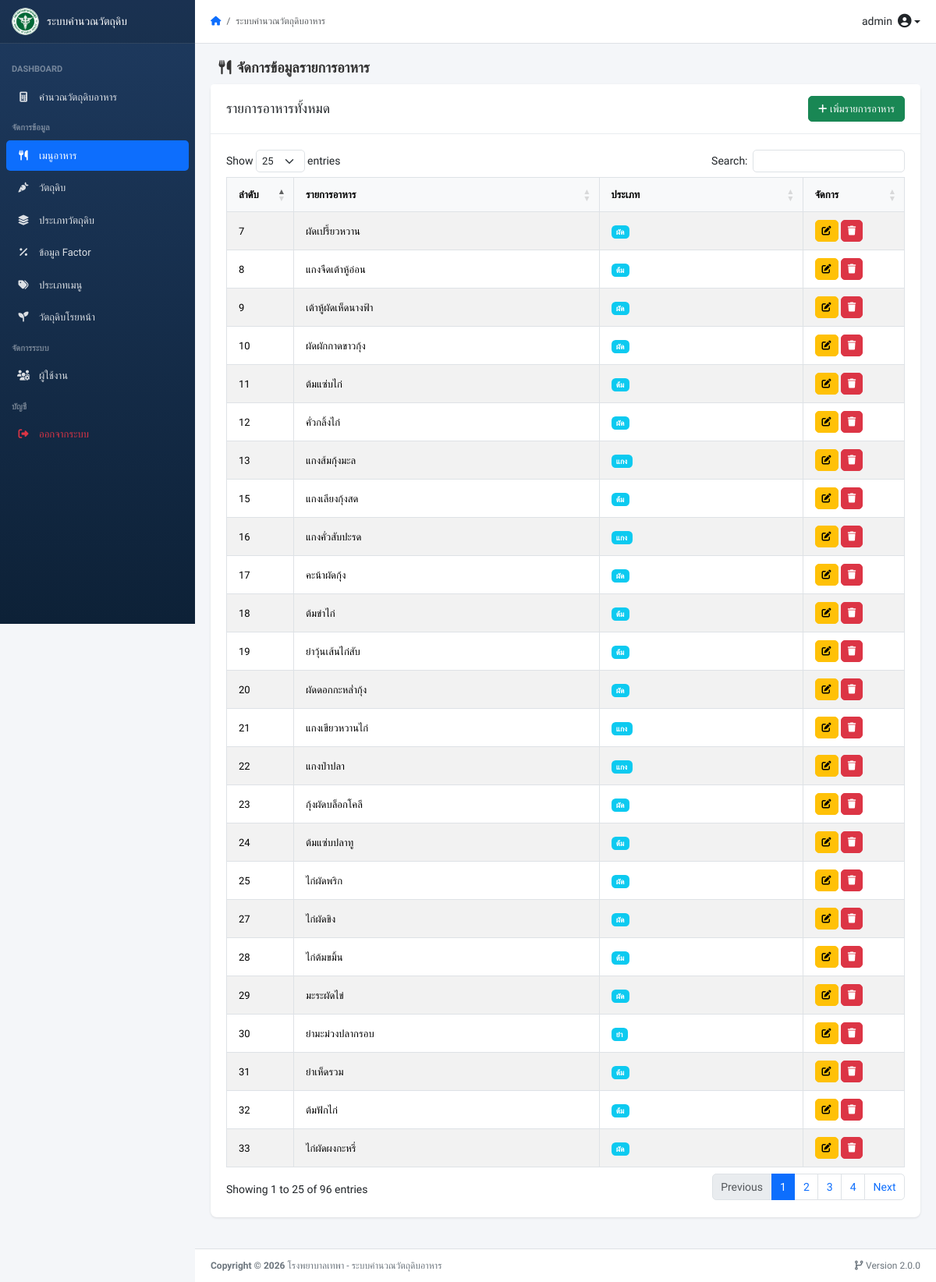
The page /menu.php (signed in) on the database its author committed.
### tables this page shows
CREATE TABLE `menu`  (
  `menu_id` int NOT NULL AUTO_INCREMENT,
  `menu_name` varchar(255) NOT NULL,
  `menu_type_id` int NOT NULL,
  PRIMARY KEY (`menu_id`, `menu_type_id`) USING BTREE
);

CREATE TABLE `menu_type`  (
  `menu_type_id` int NOT NULL AUTO_INCREMENT,
  `menu_type_name` varchar(255) NOT NULL,
  PRIMARY KEY (`menu_type_id`) USING BTREE
);

### _db/connect.php (called while the page is built, shortened)
<?php
function generateCsrfToken(): string {
    return $_SESSION['csrf_token'];
}
function h(?string $string): string {
    return htmlspecialchars($string ?? '', ENT_QUOTES, 'UTF-8');
}
?>

### menu.php (the view, shortened to what this page needs)
<?php
include '_db/connect.php';
$menu = "menu";
$csrf_token = generateCsrfToken();
?>
<?php include("header.php"); ?>
<section class="content-header">
  <div class="container-fluid">
    <h1><i class="fas fa-utensils me-2"></i>จัดการข้อมูลรายการอาหาร</h1>
  </div>
</section>
<section class="content">
  <div class="card">
    <div class="card-header">
      <div class="d-flex justify-content-between align-items-center">
        <h5 class="mb-0">รายการอาหารทั้งหมด</h5>
        <button type="button" class="btn btn-success btn-sm" data-bs-toggle="modal" data-bs-target="#myModal">
          <i class="fas fa-plus me-1"></i>เพิ่มรายการอาหาร
        </button>
      </div>
    </div>
    <div class="card-body">
      <div class="table-responsive">
        <table id="example1" class="table table-bordered table-striped table-hover">
          <thead>
            <tr>
              <th style="width: 10%;">ลำดับ</th>
              <th style="width: 45%;">รายการอาหาร</th>
              <th style="width: 30%;">ประเภท</th>
              <th style="width: 15%;">จัดการ</th>
            </tr>
          </thead>
          <tbody>
            <?php
            $sql = "SELECT m.menu_id, m.menu_name, t.menu_type_name, m.menu_type_id FROM menu m LEFT JOIN menu_type t ON t.menu_type_id = m.menu_type_id ORDER BY m.menu_id ASC";
            $res = mysqli_query($conn, $sql);
            while ($row = mysqli_fetch_array($res)) { ?>
              <tr>
                <td><?= h($row['menu_id']) ?></td>
                <td><?= h($row['menu_name']) ?></td>
                <td><span class="badge bg-info"><?= h($row['menu_type_name']) ?></span></td>
                <td>
                  <button class="btn btn-warning btn-xs" data-bs-toggle="modal" data-bs-target="#modalUpdate<?= $row['menu_id'] ?>">
                    <i class="fas fa-edit"></i>
                  </button>
                  <button class="btn btn-danger btn-xs" onclick="confirmDelete('crud/menu_delete.php?menu_id=<?= $row['menu_id'] ?>&token=<?= $csrf_token ?>')">
                    <i class="fas fa-trash"></i>
                  </button>
                </td>
              </tr>
            <?php } ?>
          </tbody>
        </table>
      </div>
    </div>
  </div>
</section>
<?php include('footer.php'); ?>
</body>
</html>

### head.php (shortened to what this page needs)
<!DOCTYPE html>
<html lang="th">
<head>
  <link href="https://cdn.jsdelivr.net/npm/bootstrap@5.3.2/dist/css/bootstrap.min.css" rel="stylesheet">
  <link rel="stylesheet" href="https://cdnjs.cloudflare.com/ajax/libs/font-awesome/6.5.1/css/all.min.css">
  <link rel="stylesheet" href="https://cdn.datatables.net/1.13.7/css/dataTables.bootstrap5.min.css">
  <link href="https://cdn.jsdelivr.net/npm/select2@4.1.0-rc.0/dist/css/select2.min.css" rel="stylesheet">
  <link rel="stylesheet" href="https://cdn.jsdelivr.net/npm/select2-bootstrap-5-theme@1.3.0/dist/select2-bootstrap-5-theme.min.css">
</head>

### header.php
<?php include("head.php"); ?>
<body>
<?php include("menu_l.php"); ?>
<div class="wrapper">
  <div class="content-wrapper">
    <?php include("navbar.php"); ?>

### menu_l.php
<aside class="main-sidebar">
  <a href="calculate.php" class="brand-link">
    <img src="images/logo.png" alt="Logo" onerror="this.src='https://via.placeholder.com/40'">
    <span class="brand-text">ระบบคำนวณวัตถุดิบ</span>
  </a>
  <div class="sidebar">
    <ul class="nav-sidebar">
      <li class="nav-header">Dashboard</li>
      <li class="nav-item">
        <a href="calculate.php" class="nav-link <?= ($menu ?? '') == 'calculate' ? 'active' : '' ?>">
          <i class="fas fa-calculator"></i>
          <p>คำนวณวัตถุดิบอาหาร</p>
        </a>
      </li>
      <li class="nav-header">จัดการข้อมูล</li>
      <li class="nav-item">
        <a href="menu.php" class="nav-link <?= ($menu ?? '') == 'menu' ? 'active' : '' ?>">
          <i class="fas fa-utensils"></i>
          <p>เมนูอาหาร</p>
        </a>
      </li>
      <li class="nav-item">
        <a href="staple.php" class="nav-link <?= ($menu ?? '') == 'staple' ? 'active' : '' ?>">
          <i class="fas fa-carrot"></i>
          <p>วัตถุดิบ</p>
        </a>
      </li>
      <li class="nav-item">
        <a href="staple_type.php" class="nav-link <?= ($menu ?? '') == 'staple-type' ? 'active' : '' ?>">
          <i class="fas fa-layer-group"></i>
          <p>ประเภทวัตถุดิบ</p>
        </a>
      </li>
      <li class="nav-item">
        <a href="factor.php" class="nav-link <?= ($menu ?? '') == 'factor' ? 'active' : '' ?>">
          <i class="fas fa-percentage"></i>
          <p>ข้อมูล Factor</p>
        </a>
      </li>
      <li class="nav-item">
        <a href="menu_type.php" class="nav-link <?= ($menu ?? '') == 'menu_type' ? 'active' : '' ?>">
          <i class="fas fa-tags"></i>
          <p>ประเภทเมนู</p>
        </a>
      </li>
      <li class="nav-item">
        <a href="garnish.php" class="nav-link <?= ($menu ?? '') == 'garnish' ? 'active' : '' ?>">
          <i class="fas fa-seedling"></i>
          <p>วัตถุดิบโรยหน้า</p>
        </a>
      </li>
      <?php if (isset($_SESSION['level']) && $_SESSION['level'] == 'admin') { ?>
      <li class="nav-header">จัดการระบบ</li>
      <li class="nav-item">
        <a href="user.php" class="nav-link <?= ($menu ?? '') == 'user' ? 'active' : '' ?>">
          <i class="fas fa-users-cog"></i>
          <p>ผู้ใช้งาน</p>
        </a>
      </li>
      <?php } ?>
      <li class="nav-header">บัญชี</li>
      <li class="nav-item">
        <a href="logout.php" class="nav-link text-danger">
          <i class="fas fa-sign-out-alt"></i>
          <p>ออกจากระบบ</p>
        </a>
      </li>
    </ul>
  </div>
</aside>

### navbar.php (shortened to what this page needs)
<nav class="main-header">
  <nav aria-label="breadcrumb" class="d-none d-sm-block">
    <ol class="breadcrumb mb-0 bg-transparent p-0" style="font-size: 0.85rem;">
      <li class="breadcrumb-item"><a href="calculate.php" class="text-decoration-none"><i class="fas fa-home"></i></a></li>
      <li class="breadcrumb-item active">ระบบคำนวณวัตถุดิบอาหาร</li>
    </ol>
  </nav>
  <div class="ms-auto">
    <div class="dropdown">
      <a href="#" class="d-flex align-items-center text-decoration-none dropdown-toggle text-dark" data-bs-toggle="dropdown">
        <span class="d-none d-md-inline me-2"><?= htmlspecialchars($_SESSION['ses_username'] ?? 'ผู้ใช้งาน'); ?></span>
      </a>
    </div>
  </div>
</nav>

### footer.php (shortened to what this page needs)
  </div>
</div>
<footer class="main-footer">
  <div class="d-flex justify-content-between align-items-center flex-wrap">
    <div>
      <strong>Copyright &copy; <?= date('Y'); ?></strong> โรงพยาบาลเทพา - ระบบคำนวณวัตถุดิบอาหาร
    </div>
    <div>
      <a href="#" class="text-decoration-none text-secondary" data-bs-toggle="modal" data-bs-target="#modalVersion">
        <i class="fas fa-code-branch me-1"></i>Version 2.0.0
      </a>
    </div>
  </div>
</footer>

### head.php (style rules this page uses)
:root { --sidebar-width: 250px; --header-height: 56px; --primary-color: #1e3a5f; --primary-dark: #0d2137; }
* { box-sizing: border-box; }
html, body { margin: 0; padding: 0; height: 100%; font-family: 'Sarabun', sans-serif; font-size: 14px; background: #f4f6f9; }
.wrapper { display: flex; flex-direction: column; min-height: 100vh; padding-left: var(--sidebar-width); }
.main-sidebar { position: fixed; top: 0; left: 0; width: var(--sidebar-width); height: 100vh; background: linear-gradient(180deg, var(--primary-color) 0%, var(--primary-dark) 100%); z-index: 1040; overflow-y: auto; }
.brand-link { display: flex; align-items: center; height: var(--header-height); padding: 0 15px; background: rgba(0,0,0,0.15); color: #fff; text-decoration: none; border-bottom: 1px solid rgba(255,255,255,0.1); }
.brand-link img { width: 35px; height: 35px; border-radius: 50%; margin-right: 10px; }
.brand-text { font-size: 14px; font-weight: 500; white-space: nowrap; }
.sidebar { padding: 15px 0; }
.nav-sidebar { list-style: none; padding: 0; margin: 0; }
.nav-header { padding: 10px 15px 5px; font-size: 11px; font-weight: 600; text-transform: uppercase; color: rgba(255,255,255,0.4); }
.nav-item { margin: 2px 8px; }
.nav-link { display: flex; align-items: center; padding: 10px 12px; color: rgba(255,255,255,0.85); border-radius: 5px; text-decoration: none; font-size: 13px; transition: all 0.2s; }
.nav-link.active { background: #0d6efd; color: #fff; }
.nav-link i { width: 20px; margin-right: 10px; text-align: center; }
.nav-link p { margin: 0; }
.content-wrapper { flex: 1; display: flex; flex-direction: column; width: 100%; }
.main-header { height: var(--header-height); background: #fff; border-bottom: 1px solid #dee2e6; display: flex; align-items: center; padding: 0 20px; width: 100%; }
.content-header { padding: 20px 20px 10px; }
.content-header h1 { font-size: 1.3rem; font-weight: 600; margin: 0; color: #333; }
.content { flex: 1; padding: 0 20px 20px; }
.main-footer { background: #fff; border-top: 1px solid #dee2e6; padding: 12px 20px; font-size: 12px; color: #6c757d; margin-left: var(--sidebar-width); }
.card { border: none; border-radius: 8px; box-shadow: 0 1px 3px rgba(0,0,0,0.1); margin-bottom: 20px; }
.card-header { background: #fff; border-bottom: 1px solid #e9ecef; padding: 15px 20px; font-weight: 500; }
.card-body { padding: 20px; }
.table { width: 100% !important; margin-bottom: 0; }
.table thead th { background: #f8f9fa; border-bottom: 2px solid #dee2e6; font-weight: 600; font-size: 13px; padding: 12px 15px; white-space: nowrap; }
.table tbody td { padding: 10px 15px; vertical-align: middle; font-size: 13px; }
.btn { border-radius: 5px; }
.btn-xs { padding: 4px 8px; font-size: 12px; }
.btn-sm { padding: 6px 12px; font-size: 13px; }

### rows shown on the page
menu: menu "7", menu_name "ผัดเปรี้ยวหวาน", menu_type.menu_type_name "ผัด"
menu: menu "8", menu_name "แกงจืดเต้าหู้อ่อน", menu_type.menu_type_name "ต้ม"
menu: menu "9", menu_name "เต้าหู้ผัดเห็ดนางฟ้า", menu_type.menu_type_name "ผัด"
menu: menu "10", menu_name "ผัดผักกาดขาวกุ้ง", menu_type.menu_type_name "ผัด"

### other values the page prints
$_SESSION['ses_username'] "admin"
